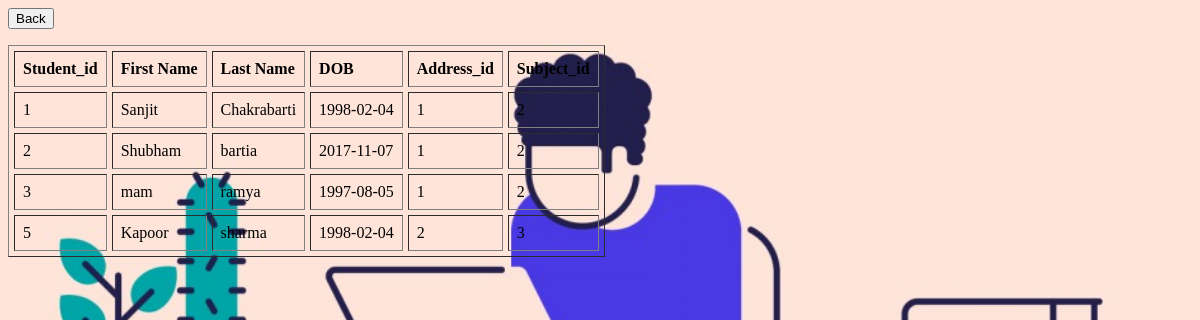
The app's page /dbms/student.php with its own data.
### tables this page shows
CREATE TABLE `student` (
  `student_id` int(10) NOT NULL,
  `first_name` varchar(60) NOT NULL,
  `last_name` varchar(60) NOT NULL,
  `dob` varchar(50) NOT NULL,
  `address_id` int(10) NOT NULL,
  `subject_id` int(10) NOT NULL
);

### dbms/student.php (the view, shortened to what this page needs)
 <html>
<head>
</head>
<body background="std1.jpeg">
<form action="tables.html" method="post">
<p>
    <input type="submit" name="submit" value="Back" />
</p>
    </form>
<?php
require_once('../mysqli_connection.php');
$query = "SELECT student_id, first_name, last_name, dob, address_id, subject_id FROM student";
$response = @mysqli_query($dbc, $query);
if($response){
echo '<table align="left"
cellspacing="5" cellpadding="8" border="1">
<tr>
<td align="left"><b>Student_id</b></td>
<td align="left"><b>First Name</b></td>
<td align="left"><b>Last Name</b></td>
<td align="left"><b>DOB</b></td>
<td align="left"><b>Address_id</b></td>
<td align="left"><b>Subject_id</b></td>
</tr>';
while($row = mysqli_fetch_array($response)){
echo '<tr><td align="left">' .
$row['student_id'] . '</td><td align="left">' .
$row['first_name'] . '</td><td align="left">' .
$row['last_name'] . '</td><td align="left">' .
$row['dob'] . '</td><td align="left">' .
$row['address_id'] . '</td><td align="left">' .
$row['subject_id'] . '</td> ' ;
echo '</tr>';
}
echo '</table>';
} else {
echo "Couldn't issue database query<br />";
echo mysqli_error($dbc);
}
?>
</body>
</html>

### dbms/student.php (style rules this page uses)
body { background-position: center; background-repeat: no-repeat; }
body { background-size: cover; }

### records on screen
student: student_id "1", first_name "Sanjit", last_name "Chakrabarti", dob "1998-02-04", address "1", subject "2"
student: student_id "2", first_name "Shubham", last_name "bartia", dob "2017-11-07", address "1", subject "2"
student: student_id "3", first_name "mam", last_name "ramya", dob "1997-08-05", address "1", subject "2"
student: student_id "5", first_name "Kapoor", last_name "sharma", dob "1998-02-04", address "2", subject "3"
